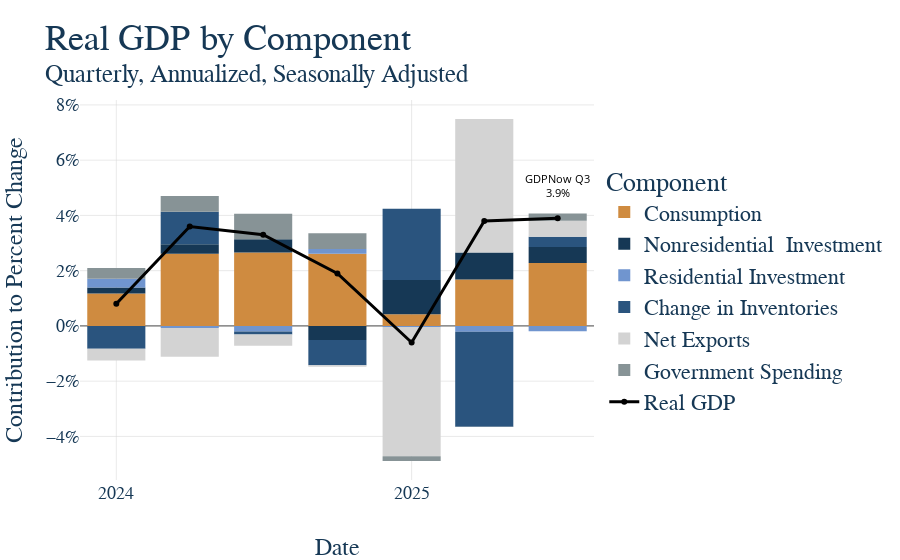

The notebook cell this image was saved under:
### Code cell
fig = go.Figure()


# All colors with "names"
colors_dict = {
    'orange':  '#CF8B40',
    'blue': '#2A547E' ,
    'dark_gray': '#879396',
    'beige':'#F7CAC9',
    'light_blue': '#7095cf',
    'light_gray': '#D3D3D3',
    'dark_blue_text': '#163855'
}

# Ordered colors for order of trace coloring
custom_colorway = [
    colors_dict['orange'],
    colors_dict['dark_blue_text'],
    colors_dict['light_blue'],
    colors_dict['blue'],
    colors_dict['light_gray'],
    colors_dict['dark_gray']
]

bar_columns = [col for col in contrib_df.columns if col != "Real GDP"]

# Add stacked bars for all columns except 'Real GDP', using the custom color sequence
for i, col in enumerate(bar_columns):
    fig.add_trace(
        go.Bar(
            x=contrib_df.index,
            y=contrib_df[col],
            name=col,
            marker_color=custom_colorway[i % len(custom_colorway)]
        )
    )

# Add Real GDP as a line on top
fig.add_trace(
    go.Scatter(
        x=contrib_df.index,
        y=contrib_df["Real GDP"],
        name="Real GDP",
        mode="lines+markers",
        line=dict(color="black", width=3)
    )
)

# Add annotation for GDPNow at the final point on the x axis
fig.add_annotation(
    x=contrib_df.index[-1],
    y=4.5,
    text="GDPNow Q3<br>3.9%",
    showarrow=False,
    font=dict(color="black", size=11),
    xanchor="center",
    yanchor="bottom"
)

fig.update_layout(
    legend=dict(
        font=dict(size= 20)
        orientation="v",
        x=1.02,
        y=0.5,
        xanchor="left",
        yanchor="middle"
    ),
    barmode='relative',
    title="Real GDP by Component <br><sup>Quarterly, Annualized, Seasonally Adjusted</sup>",
    xaxis_title="Date",
    yaxis_title="Contribution to Percent Change",
    legend_title="Component"
)

fig.update_xaxes(
    dtick="M12",
    tickformat="%Y",
)
fig.update_yaxes(ticksuffix="%", tickformat=".f")


fig.write_html(GRAPH_OUTPUT_PATH / f"{GRAPH_NAME}.html")
fig.show()

### Figure 1 — Plotly figure (JSON) as saved in the notebook; plotly's stock layout.template omitted (floating-point values rounded to 4 significant figures)
{"data": [{"marker": {"color": "#CF8B40"}, "name": "Consumption", "type": "bar", "x": ["2024-01-01T00:00:00.000000000", "2024-04-01T00:00:00.000000000", "2024-07-01T00:00:00.000000000", "2024-10-01T00:00:00.000000000", "2025-01-01T00:00:00.000000000", "2025-04-01T00:00:00.000000000", "2025-07-01T00:00:00.000000000"], "y": [1.17, 2.61, 2.66, 2.61, 0.42, 1.68, 2.28]}, {"marker": {"color": "#163855"}, "name": "Nonresidential  Investment", "type": "bar", "x": ["2024-01-01T00:00:00.000000000", "2024-04-01T00:00:00.000000000", "2024-07-01T00:00:00.000000000", "2024-10-01T00:00:00.000000000", "2025-01-01T00:00:00.000000000", "2025-04-01T00:00:00.000000000", "2025-07-01T00:00:00.000000000"], "y": [0.22, 0.35, 0.48, -0.51, 1.24, 0.98, 0.58]}, {"marker": {"color": "#7095cf"}, "name": "Residential Investment", "type": "bar", "x": ["2024-01-01T00:00:00.000000000", "2024-04-01T00:00:00.000000000", "2024-07-01T00:00:00.000000000", "2024-10-01T00:00:00.000000000", "2025-01-01T00:00:00.000000000", "2025-04-01T00:00:00.000000000", "2025-07-01T00:00:00.000000000"], "y": [0.32, -0.08, -0.2, 0.17, -0.04, -0.21, -0.19]}, {"marker": {"color": "#2A547E"}, "name": "Change in Inventories", "type": "bar", "x": ["2024-01-01T00:00:00.000000000", "2024-04-01T00:00:00.000000000", "2024-07-01T00:00:00.000000000", "2024-10-01T00:00:00.000000000", "2025-01-01T00:00:00.000000000", "2025-04-01T00:00:00.000000000", "2025-07-01T00:00:00.000000000"], "y": [-0.83, 1.17, -0.11, -0.91, 2.58, -3.44, 0.37]}, {"marker": {"color": "#D3D3D3"}, "name": "Net Exports", "type": "bar", "x": ["2024-01-01T00:00:00.000000000", "2024-04-01T00:00:00.000000000", "2024-07-01T00:00:00.000000000", "2024-10-01T00:00:00.000000000", "2025-01-01T00:00:00.000000000", "2025-04-01T00:00:00.000000000", "2025-07-01T00:00:00.000000000"], "y": [-0.42, -1.04, -0.41, -0.06, -4.68, 4.83, 0.58]}, {"marker": {"color": "#879396"}, "name": "Government Spending", "type": "bar", "x": ["2024-01-01T00:00:00.000000000", "2024-04-01T00:00:00.000000000", "2024-07-01T00:00:00.000000000", "2024-10-01T00:00:00.000000000", "2025-01-01T00:00:00.000000000", "2025-04-01T00:00:00.000000000", "2025-07-01T00:00:00.000000000"], "y": [0.39, 0.57, 0.92, 0.57, -0.17, -0.01, 0.26]}, {"line": {"color": "black", "width": 3}, "mode": "lines+markers", "name": "Real GDP", "type": "scatter", "x": ["2024-01-01T00:00:00.000000000", "2024-04-01T00:00:00.000000000", "2024-07-01T00:00:00.000000000", "2024-10-01T00:00:00.000000000", "2025-01-01T00:00:00.000000000", "2025-04-01T00:00:00.000000000", "2025-07-01T00:00:00.000000000"], "y": [0.8, 3.6, 3.3, 1.9, -0.6, 3.8, 3.9]}], "layout": {"annotations": [{"font": {"color": "black", "size": 11}, "showarrow": false, "text": "GDPNow Q3<br>3.9%", "x": "2025-07-01T00:00:00", "xanchor": "center", "y": 4.5, "yanchor": "bottom"}], "barmode": "relative", "legend": {"orientation": "v", "title": {"text": "Component"}, "x": 1.02, "xanchor": "left", "y": 0.5, "yanchor": "middle"}, "title": {"text": "Real GDP by Component <br><sup>Quarterly, Annualized, Seasonally Adjusted</sup>"}, "xaxis": {"dtick": "M12", "tickformat": "%Y", "title": {"text": "Date"}}, "yaxis": {"tickformat": ".f", "ticksuffix": "%", "title": {"text": "Contribution to Percent Change"}}}}
